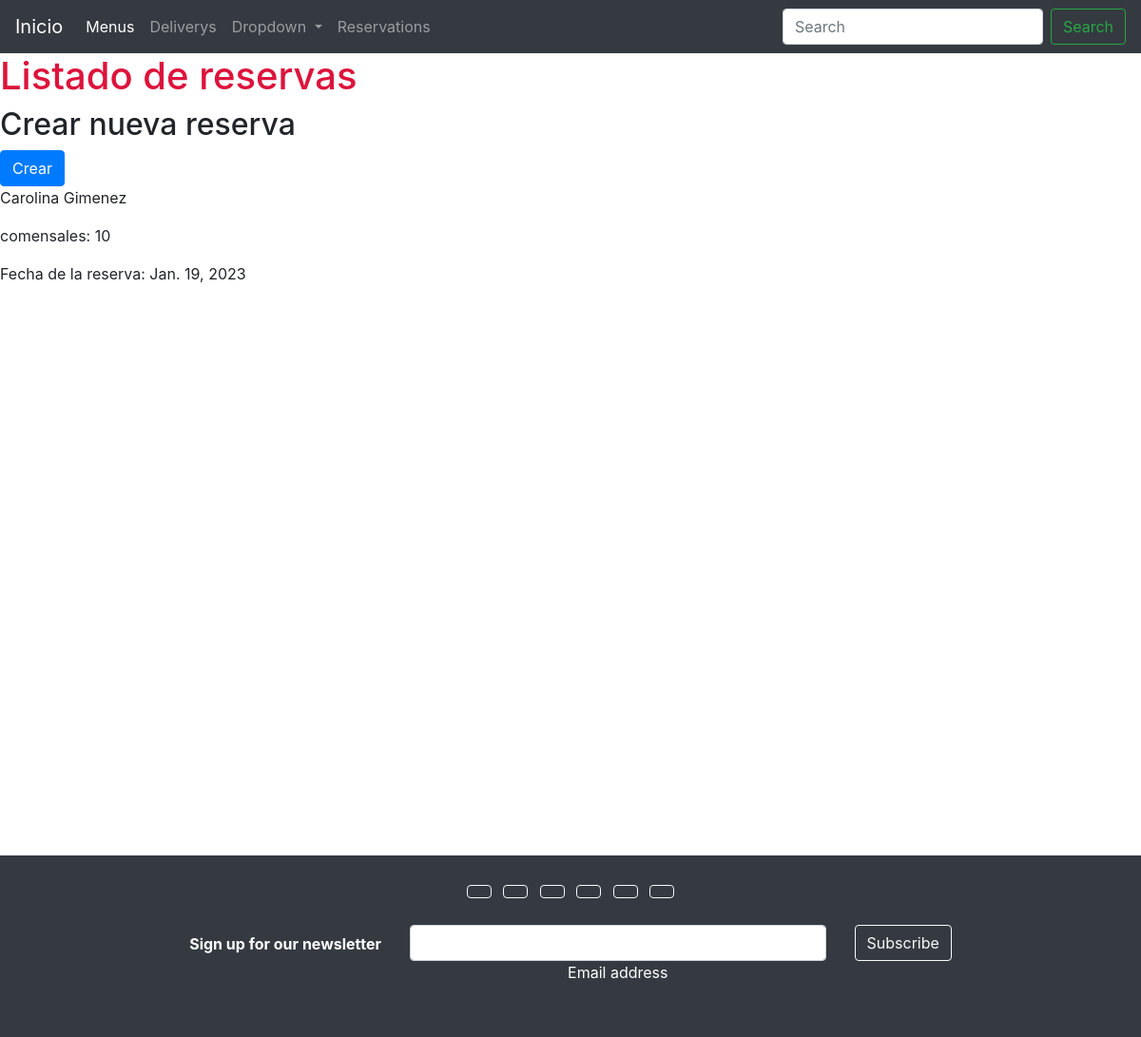
The page /reservations/list-reservations/ on the database its author committed.
### reservations/models.py (models this page shows, shortened)
class Reservations(models.Model):
    name = models.CharField(max_length=100)
    dinner = models.IntegerField()
    reservation_date = models.DateField()

### reservations/views.py (the view)
# urls.py: path('list-reservations/', list_reservations),
def list_reservations(request):
    all_reservations = Reservations.objects.all()
    context = {'reservations': all_reservations}
    return render(request, 'reservations/list_reservations.html', context=context)

### templates/reservations/list_reservations.html (shortened to what this page needs)
{% extends 'base.html' %}
{% block content %}
<h1 style="color: crimson;"> Listado de reservas</h1>
<h2> Crear nueva reserva </h2>  <a href="/reservations/create-reservation/" class="btn btn-primary">Crear</a>
{% for reservation in reservations %}
<p>{{reservation.name}}</p>
<p> comensales: {{reservation.dinner}}</p>
<p> Fecha de la reserva: {{reservation.reservation_date}}</p>
{% endfor %}
{% endblock %}

### rows shown on the page
Reservations: name "Carolina Gimenez", dinner "10", reservation_date "Jan. 19, 2023"
